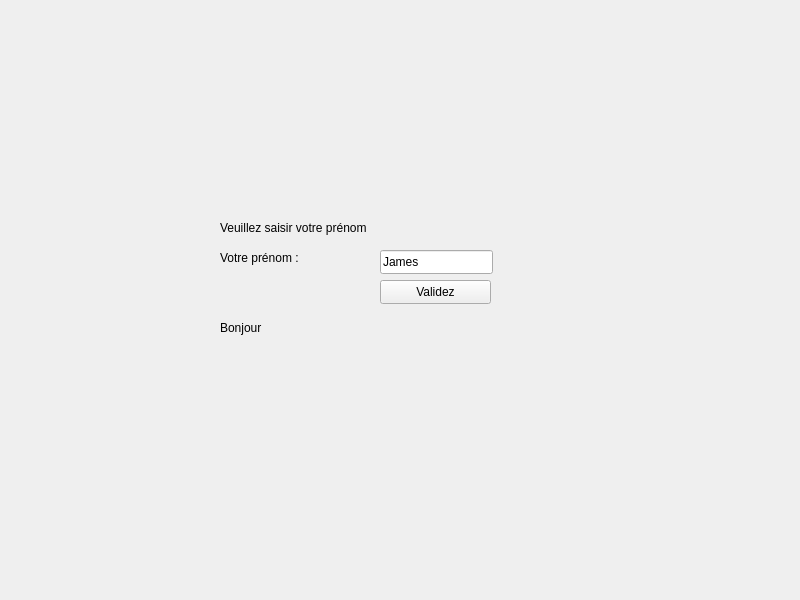
<?xml version="1.0" encoding="UTF-8"?>
<ui version="4.0">
 <class>IHM</class>
 <widget class="QWidget" name="IHM">
  <property name="geometry">
   <rect>
    <x>0</x>
    <y>0</y>
    <width>800</width>
    <height>600</height>
   </rect>
  </property>
  <property name="windowTitle">
   <string>Widget</string>
  </property>
  <widget class="QLineEdit" name="lineEdit">
   <property name="geometry">
    <rect>
     <x>380</x>
     <y>250</y>
     <width>113</width>
     <height>24</height>
    </rect>
   </property>
   <property name="text">
    <string>James</string>
   </property>
  </widget>
  <widget class="QLabel" name="label">
   <property name="geometry">
    <rect>
     <x>220</x>
     <y>220</y>
     <width>151</width>
     <height>16</height>
    </rect>
   </property>
   <property name="text">
    <string>Veuillez saisir votre prénom</string>
   </property>
  </widget>
  <widget class="QPushButton" name="pushButton">
   <property name="geometry">
    <rect>
     <x>380</x>
     <y>280</y>
     <width>111</width>
     <height>24</height>
    </rect>
   </property>
   <property name="text">
    <string>Validez</string>
   </property>
  </widget>
  <widget class="QLabel" name="label_2">
   <property name="geometry">
    <rect>
     <x>220</x>
     <y>250</y>
     <width>151</width>
     <height>16</height>
    </rect>
   </property>
   <property name="text">
    <string>Votre prénom :</string>
   </property>
  </widget>
  <widget class="QLabel" name="label_3">
   <property name="geometry">
    <rect>
     <x>220</x>
     <y>320</y>
     <width>49</width>
     <height>16</height>
    </rect>
   </property>
   <property name="text">
    <string>Bonjour </string>
   </property>
  </widget>
 </widget>
 <resources/>
 <connections/>
</ui>
